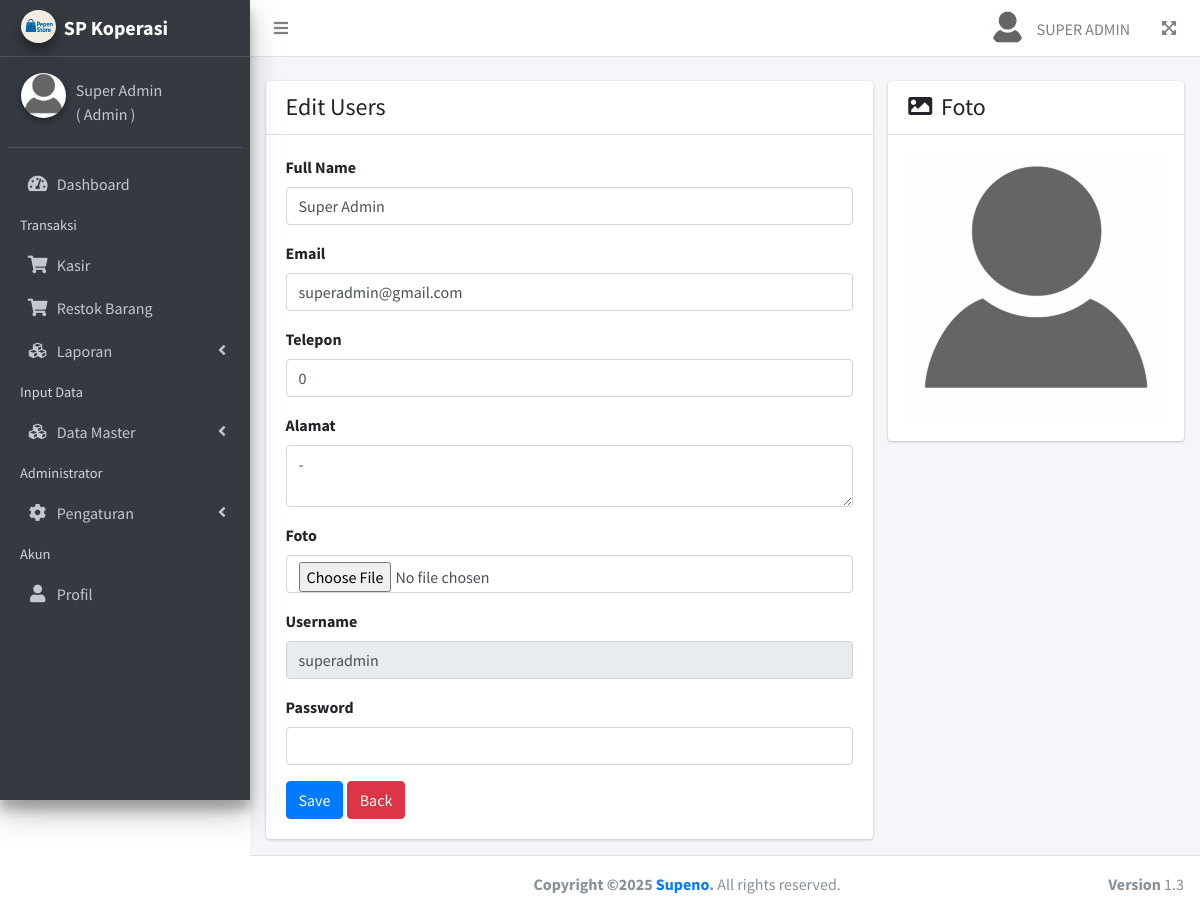
/users/profil.php (signed in), run on the app's committed database.
### tables this page shows
CREATE TABLE `users` (
  `id` int(11) NOT NULL,
  `name` varchar(255) DEFAULT NULL,
  `email` varchar(255) DEFAULT NULL,
  `telepon` varchar(15) DEFAULT NULL,
  `alamat` text DEFAULT NULL,
  `avatar` varchar(255) DEFAULT NULL,
  `user` varchar(255) DEFAULT NULL,
  `pass` varchar(255) DEFAULT NULL,
  `akses` varchar(11) DEFAULT NULL,
  `active` varchar(11) DEFAULT NULL,
  `created_at` varchar(255) DEFAULT NULL
);

CREATE TABLE `toko` (
  `id` int(11) NOT NULL,
  `nama_toko` varchar(255) NOT NULL,
  `alamat_toko` text NOT NULL,
  `tlp` varchar(255) NOT NULL,
  `nama_pemilik` varchar(255) NOT NULL,
  `logo` varchar(255) DEFAULT NULL
);

CREATE TABLE `hak_akses` (
  `id` int(11) NOT NULL,
  `hak_akses` varchar(255) DEFAULT NULL
);

### setting.php (called while the page is built, shortened)
<?php
    $title_apl = 'SP Koperasi';
    $baseURL = ((isset($_SERVER['HTTPS']) && $_SERVER['HTTPS'] == "on") ? "https" : "http");
    $baseURL .= "://" . $_SERVER['HTTP_HOST'];
    $baseURL .= str_replace(basename($_SERVER['SCRIPT_NAME']), "", $_SERVER['SCRIPT_NAME']);

### helper.php (called while the page is built, shortened)
<?php
    function getSegments($baseURL, $segment)
    {
        $rowurl = count(explode('/', $baseURL));
        $row_url = count(parse_url($baseURL));
        $urlc = $rowurl-$row_url;
        $rurl = $urlc-1;
        $cont = $segment + $rurl;
        $uriSegments = explode("/", parse_url($_SERVER['REQUEST_URI'], PHP_URL_PATH));
        if (isset($uriSegments[$cont])) {
            return $uriSegments[$cont];
        } else {
            return '';
        }
    }

### views/users/profil.php (the view, shortened to what this page needs)
<?php
    $id =  $_SESSION['supeno_session']['id'];
    $sql = "SELECT * FROM users WHERE id = ?";
    $row = $connectdb->prepare($sql);
    $row->execute(array($id));
    $edit = $row->fetch(PDO::FETCH_OBJ);
?>
<div class="row">
    <div class="col-sm-8">
        <div class="card">
            <div class="card-header">
                <h4 class="mb-0">Edit Users</h4>
            </div>
            <div class="card-body">
                <form action="proses.php?aksi=update&profil=yes" method="post" enctype="multipart/form-data">
                    <div class="form-group">
                        <label for="">Full Name</label>
                        <input type="text" class="form-control" required value="<?= $edit->name;?>" name="name"
                            id="name" placeholder="" />
                    </div>
                    <div class="form-group">
                        <label for="">Email</label>
                        <input type="text" class="form-control" value="<?= $edit->email;?>" name="email" id="email"
                            placeholder="" />
                    </div>
                    <div class="form-group">
                        <label for="">Telepon</label>
                        <input type="text" class="form-control" value="<?= $edit->telepon;?>" name="telepon"
                            id="telepon" placeholder="" />
                    </div>
                    <div class="form-group">
                        <label for="">Alamat</label>
                        <textarea class="form-control" name="alamat" id="alamat"
                            placeholder=""><?= $edit->alamat;?></textarea>
                    </div>
                    <div class="form-group">
                        <label for="">Foto</label>
                        <input type="file" class="form-control" accept="image/*" name="avatar" id="avatar"
                            placeholder="" />
                    </div>
                    <div class="form-group">
                        <label for="">Username</label>
                        <input type="text" class="form-control" readonly required value="<?= $edit->user;?>" name="user"
                            id="user" placeholder="" />
                    </div>
                    <div class="form-group">
                        <label for="">Password</label>
                        <input type="password" class="form-control" required value="" name="pass" id="pass"
                            placeholder="" />
                    </div>
                    <button type="submit" class="btn btn-primary btn-md">Save</button>
                    <a href="index.php" class="btn btn-danger btn-md">Back</a>
                </form>
            </div>
        </div>
    </div>
    <div class="col-sm-4">
        <div class="card">
            <div class="card-header">
                <h4 class="mb-0"><i class="fa fa-image mr-1"></i> Foto</h4>
            </div>
            <div class="card-body">
                <img src="<?= $baseURL.'assets/uploads/users/'.$edit->avatar;?>" class="img-fluid w-100">
            </div>
        </div>
    </div>
</div>

### layouts/header.php (shortened to what this page needs)
<!doctype html>
<html lang="en">
<head>
    <link rel="stylesheet" href="<?= $baseURL;?>assets/plugins/fontawesome-free/css/all.min.css">
    <link rel="stylesheet" href="https://code.ionicframework.com/ionicons/2.0.1/css/ionicons.min.css">
    <link rel="stylesheet" href="<?= $baseURL;?>assets/plugins/select2/css/select2.min.css">
    <link rel="stylesheet" href="<?= $baseURL;?>assets/plugins/select2-bootstrap4-theme/select2-bootstrap4.min.css">
    <link rel="stylesheet" href="<?= $baseURL;?>assets/plugins/datatables-bs4/css/dataTables.bootstrap4.min.css">
    <link rel="stylesheet" href="<?= $baseURL;?>assets/plugins/datatables-responsive/css/responsive.bootstrap4.min.css">
    <link rel="stylesheet" href="<?= $baseURL;?>assets/plugins/datatables-buttons/css/buttons.bootstrap4.min.css">
    <link rel="stylesheet" href="<?= $baseURL;?>assets/plugins/ekko-lightbox/ekko-lightbox.css">
    <link rel="stylesheet" href="<?= $baseURL;?>assets/dist/css/adminlte.min.css">
    <link rel="stylesheet" href="<?= $baseURL;?>assets/plugins/sweetalert2-theme-bootstrap-4/bootstrap-4.css">
</head>
<?php
    if(!empty(getSegments($baseURL, '1'))){
        if(getSegments($baseURL, '1').'/'.getSegments($baseURL, '2') == 'barang/index.php'){
            $sidebar = "sidebar-collapse";
        }
        else if(getSegments($baseURL, '1').'/'.getSegments($baseURL, '2') == 'transaksi/index.php'){
            $sidebar = "sidebar-collapse";
        }
        else if(getSegments($baseURL, '1').'/'.getSegments($baseURL, '2') == 'transaksi_beli/index.php'){
            $sidebar = "sidebar-collapse";
        }
        else{
            $sidebar = "";
        }
    }else{
        $sidebar = "";
    }
?>
<body <?php if(in_array(getSegments($baseURL, '1'),['','index.php'])){?>onload="jam()" <?php }?>
    class="hold-transition sidebar-mini layout-fixed <?= $sidebar;?>">
    <div class="wrapper">
        <nav class="main-header navbar navbar-expand navbar-white navbar-light">
            <ul class="navbar-nav">
                <li class="nav-item">
                    <a class="nav-link" data-widget="pushmenu" href="#" role="button">
                        <i class="fas fa-bars"></i>
                    </a>
                </li>
            </ul>
            <ul class="navbar-nav ml-auto">
                <li class="nav-item dropdown">
                    <a class="nav-link" data-toggle="dropdown" href="#">
                        <img class="rounded-circle mr-2" style="width:35px;height:35px;object-fit:cover;margin-top:-5px;"
                            src="<?= $baseURL.'assets/uploads/users/'.$users->avatar;?>">
                        <span class="text-uppercase">
                            <?= $users->name;?>
                        </span>
                    </a>
                </li>
                <li class="nav-item">
                    <a class="nav-link" data-widget="fullscreen" href="#" role="button" title="Fullscreen">
                        <i class="fas fa-expand-arrows-alt"></i>
                    </a>
                </li>
            </ul>
        </nav>

### layouts/sidebar.php (shortened to what this page needs)
<aside class="main-sidebar sidebar-dark-success elevation-4">
    <a href="<?= $baseURL;?>" class="brand-link">
        <img src="<?= $baseURL.'assets/uploads/toko/'.$toko->logo;?>" alt="AdminLTE Logo"
            class="brand-image img-circle elevation-3" style="width:35px;height:35px;object-fit:cover;">
        <span class="brand-text font-weight-bold"> <?= $title_apl;?></span>
    </a>
    <div class="sidebar">
        <div class="user-panel mt-3 pb-3 mb-3 d-flex">
            <div class="image">
                <img src="<?= $baseURL.'assets/uploads/users/'.$users->avatar;?>" class="img-circle elevation-2"
                    alt="User Image"  style="width:45px;height:45px;object-fit:cover;">
            </div>
            <div class="info">
                <a href="#" class="d-block"><?= $users->name;?> </a>
                <a href="#" class="d-block">( <?= $users->hak_akses;?> )</a>
            </div>
        </div>
        <nav class="mt-2">
            <ul class="nav nav-pills nav-sidebar flex-column" data-widget="treeview" role="menu" data-accordion="false">
                <li class="nav-item">
                    <a href="<?= $baseURL;?>" class="nav-link">
                        <i class="nav-icon fas fa-tachometer-alt"></i>
                        <p>
                            Dashboard
                        </p>
                    </a>
                </li>
                <li class="nav-header">Transaksi</li>
                <?php if(!empty(in_array($_SESSION['supeno_session']['akses'],[1,5]))){?>
                <li class="nav-item">
                    <a href="<?= $baseURL;?>transaksi/index.php" class="nav-link">
                        <i class="nav-icon fas fa-shopping-cart"></i>
                        <p>
                            Kasir
                        </p>
                    </a>
                </li>
                <?php }?>
                <?php if(!empty(in_array($_SESSION['supeno_session']['akses'], [1,6]))){?>
                <li class="nav-item">
                    <a href="<?= $baseURL;?>transaksi_beli/index.php" class="nav-link">
                        <i class="nav-icon fas fa-shopping-cart"></i>
                        <p>
                            Restok Barang
                        </p>
                    </a>
                </li>
                <li class="nav-item">
                    <a href="#" class="nav-link">
                        <i class="nav-icon fas fa-cubes"></i>
                        <p>
                            Laporan
                            <i class="right fas fa-angle-left"></i>
                        </p>
                    </a>
                </li>
                <?php }?>
                <?php if(!empty(in_array($_SESSION['supeno_session']['akses'], [1,6]))){?>
                <li class="nav-header">Input Data</li>
                <li class="nav-item">
                    <a href="#" class="nav-link">
                        <i class="nav-icon fas fa-cubes"></i>
                        <p>
                            Data Master
                            <i class="right fas fa-angle-left"></i>
                        </p>
                    </a>
                </li>
                <?php }?>
                <?php if(!empty($_SESSION['supeno_session']['akses'] == 1)){?>
                <li class="nav-header">Administrator</li>
                <li class="nav-item">
                    <a href="#" class="nav-link">
                        <i class="nav-icon fas fa-cog"></i>
                        <p>
                            Pengaturan
                            <i class="right fas fa-angle-left"></i>
                        </p>
                    </a>
                </li>
                <?php }?>
                <li class="nav-header">Akun</li>
                <li class="nav-item">
                    <a href="<?= $baseURL;?>users/profil.php" class="nav-link">
                        <i class="nav-icon fas fa-user"></i>
                        <p>
                            Profil
                        </p>
                    </a>
                </li>
            </ul>
        </nav>
    </div>
</aside>
<div class="content-wrapper pt-4">
    <section class="content">
        <div class="container-fluid">

### data on the page
users: avatar (picture), name "SUPER ADMIN", name "Super Admin", hak_akses.hak_akses "Admin", email "superadmin@gmail.com", telepon "0", alamat "-", user "superadmin"
toko: logo (picture)

### other printed values
$title_apl "SP Koperasi"
